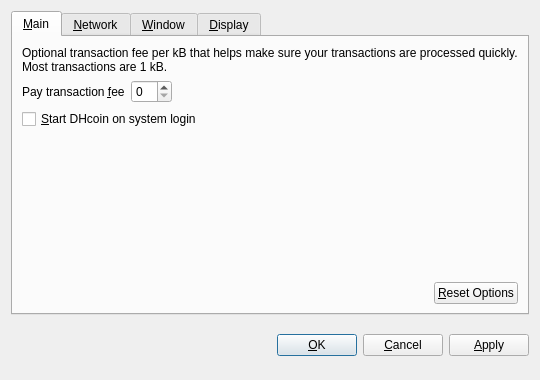
<?xml version="1.0" encoding="UTF-8"?>
<ui version="4.0">
 <class>OptionsDialog</class>
 <widget class="QDialog" name="OptionsDialog">
  <property name="geometry">
   <rect>
    <x>0</x>
    <y>0</y>
    <width>540</width>
    <height>380</height>
   </rect>
  </property>
  <property name="windowTitle">
   <string>Options</string>
  </property>
  <property name="modal">
   <bool>true</bool>
  </property>
  <layout class="QVBoxLayout" name="verticalLayout">
   <item>
    <widget class="QTabWidget" name="tabWidget">
     <property name="tabPosition">
      <enum>QTabWidget::North</enum>
     </property>
     <property name="currentIndex">
      <number>0</number>
     </property>
     <widget class="QWidget" name="tabMain">
      <attribute name="title">
       <string>&amp;Main</string>
      </attribute>
      <layout class="QVBoxLayout" name="verticalLayout_Main">
       <item>
        <widget class="QLabel" name="transactionFeeInfoLabel">
         <property name="text">
          <string>Optional transaction fee per kB that helps make sure your transactions are processed quickly. Most transactions are 1 kB.</string>
         </property>
         <property name="textFormat">
          <enum>Qt::PlainText</enum>
         </property>
         <property name="wordWrap">
          <bool>true</bool>
         </property>
        </widget>
       </item>
       <item>
        <layout class="QHBoxLayout" name="horizontalLayout_1_Main">
         <item>
          <widget class="QLabel" name="transactionFeeLabel">
           <property name="text">
            <string>Pay transaction &amp;fee</string>
           </property>
           <property name="textFormat">
            <enum>Qt::PlainText</enum>
           </property>
           <property name="buddy">
            <cstring>transactionFee</cstring>
           </property>
          </widget>
         </item>
         <item>
          <widget class="BitcoinAmountField" name="transactionFee"/>
         </item>
         <item>
          <spacer name="horizontalSpacer_1_Main">
           <property name="orientation">
            <enum>Qt::Horizontal</enum>
           </property>
           <property name="sizeHint" stdset="0">
            <size>
             <width>40</width>
             <height>20</height>
            </size>
           </property>
          </spacer>
         </item>
        </layout>
       </item>
       <item>
        <widget class="QCheckBox" name="bitcoinAtStartup">
         <property name="toolTip">
          <string>Automatically start DHcoin after logging in to the system.</string>
         </property>
         <property name="text">
          <string>&amp;Start DHcoin on system login</string>
         </property>
        </widget>
       </item>
       <item>
        <spacer name="verticalSpacer_Main">
         <property name="orientation">
          <enum>Qt::Vertical</enum>
         </property>
         <property name="sizeHint" stdset="0">
          <size>
           <width>20</width>
           <height>40</height>
          </size>
         </property>
        </spacer>
       </item>
       <item>
        <layout class="QHBoxLayout" name="horizontalLayout_2_Main">
         <item>
          <spacer name="horizontalSpacer_2_Main">
           <property name="orientation">
            <enum>Qt::Horizontal</enum>
           </property>
           <property name="sizeHint" stdset="0">
            <size>
             <width>40</width>
             <height>20</height>
            </size>
           </property>
          </spacer>
         </item>
         <item>
          <widget class="QPushButton" name="resetButton">
           <property name="toolTip">
            <string>Reset all client options to default.</string>
           </property>
           <property name="text">
            <string>&amp;Reset Options</string>
           </property>
           <property name="autoDefault">
            <bool>false</bool>
           </property>
          </widget>
         </item>
        </layout>
       </item>
      </layout>
     </widget>
     <widget class="QWidget" name="tabNetwork">
      <attribute name="title">
       <string>&amp;Network</string>
      </attribute>
      <layout class="QVBoxLayout" name="verticalLayout_Network">
       <item>
        <widget class="QCheckBox" name="mapPortUpnp">
         <property name="toolTip">
          <string>Automatically open the DHcoin client port on the router. This only works when your router supports UPnP and it is enabled.</string>
         </property>
         <property name="text">
          <string>Map port using &amp;UPnP</string>
         </property>
        </widget>
       </item>
       <item>
        <widget class="QCheckBox" name="connectSocks">
         <property name="toolTip">
          <string>Connect to the DHcoin network through a SOCKS proxy (e.g. when connecting through Tor).</string>
         </property>
         <property name="text">
          <string>&amp;Connect through SOCKS proxy:</string>
         </property>
        </widget>
       </item>
       <item>
        <layout class="QHBoxLayout" name="horizontalLayout_Network">
         <item>
          <widget class="QLabel" name="proxyIpLabel">
           <property name="text">
            <string>Proxy &amp;IP:</string>
           </property>
           <property name="textFormat">
            <enum>Qt::PlainText</enum>
           </property>
           <property name="buddy">
            <cstring>proxyIp</cstring>
           </property>
          </widget>
         </item>
         <item>
          <widget class="QValidatedLineEdit" name="proxyIp">
           <property name="maximumSize">
            <size>
             <width>140</width>
             <height>16777215</height>
            </size>
           </property>
           <property name="toolTip">
            <string>IP address of the proxy (e.g. 127.0.0.1)</string>
           </property>
          </widget>
         </item>
         <item>
          <widget class="QLabel" name="proxyPortLabel">
           <property name="text">
            <string>&amp;Port:</string>
           </property>
           <property name="textFormat">
            <enum>Qt::PlainText</enum>
           </property>
           <property name="buddy">
            <cstring>proxyPort</cstring>
           </property>
          </widget>
         </item>
         <item>
          <widget class="QLineEdit" name="proxyPort">
           <property name="maximumSize">
            <size>
             <width>55</width>
             <height>16777215</height>
            </size>
           </property>
           <property name="toolTip">
            <string>Port of the proxy (e.g. 9050)</string>
           </property>
          </widget>
         </item>
         <item>
          <widget class="QLabel" name="socksVersionLabel">
           <property name="text">
            <string>SOCKS &amp;Version:</string>
           </property>
           <property name="textFormat">
            <enum>Qt::PlainText</enum>
           </property>
           <property name="buddy">
            <cstring>socksVersion</cstring>
           </property>
          </widget>
         </item>
         <item>
          <widget class="QValueComboBox" name="socksVersion">
           <property name="toolTip">
            <string>SOCKS version of the proxy (e.g. 5)</string>
           </property>
          </widget>
         </item>
         <item>
          <spacer name="horizontalSpacer_Network">
           <property name="orientation">
            <enum>Qt::Horizontal</enum>
           </property>
           <property name="sizeHint" stdset="0">
            <size>
             <width>40</width>
             <height>20</height>
            </size>
           </property>
          </spacer>
         </item>
        </layout>
       </item>
       <item>
        <spacer name="verticalSpacer_Network">
         <property name="orientation">
          <enum>Qt::Vertical</enum>
         </property>
         <property name="sizeHint" stdset="0">
          <size>
           <width>20</width>
           <height>40</height>
          </size>
         </property>
        </spacer>
       </item>
      </layout>
     </widget>
     <widget class="QWidget" name="tabWindow">
      <attribute name="title">
       <string>&amp;Window</string>
      </attribute>
      <layout class="QVBoxLayout" name="verticalLayout_Window">
       <item>
        <widget class="QCheckBox" name="minimizeToTray">
         <property name="toolTip">
          <string>Show only a tray icon after minimizing the window.</string>
         </property>
         <property name="text">
          <string>&amp;Minimize to the tray instead of the taskbar</string>
         </property>
        </widget>
       </item>
       <item>
        <widget class="QCheckBox" name="minimizeOnClose">
         <property name="toolTip">
          <string>Minimize instead of exit the application when the window is closed. When this option is enabled, the application will be closed only after selecting Quit in the menu.</string>
         </property>
         <property name="text">
          <string>M&amp;inimize on close</string>
         </property>
        </widget>
       </item>
       <item>
        <spacer name="verticalSpacer_Window">
         <property name="orientation">
          <enum>Qt::Vertical</enum>
         </property>
         <property name="sizeHint" stdset="0">
          <size>
           <width>20</width>
           <height>40</height>
          </size>
         </property>
        </spacer>
       </item>
      </layout>
     </widget>
     <widget class="QWidget" name="tabDisplay">
      <attribute name="title">
       <string>&amp;Display</string>
      </attribute>
      <layout class="QVBoxLayout" name="verticalLayout_Display">
       <item>
        <layout class="QHBoxLayout" name="horizontalLayout_1_Display">
         <item>
          <widget class="QLabel" name="langLabel">
           <property name="text">
            <string>User Interface &amp;language:</string>
           </property>
           <property name="textFormat">
            <enum>Qt::PlainText</enum>
           </property>
           <property name="buddy">
            <cstring>lang</cstring>
           </property>
          </widget>
         </item>
         <item>
          <widget class="QValueComboBox" name="lang">
           <property name="toolTip">
            <string>The user interface language can be set here. This setting will take effect after restarting DHcoin.</string>
           </property>
          </widget>
         </item>
        </layout>
       </item>
       <item>
        <layout class="QHBoxLayout" name="horizontalLayout_2_Display">
         <item>
          <widget class="QLabel" name="unitLabel">
           <property name="text">
            <string>&amp;Unit to show amounts in:</string>
           </property>
           <property name="textFormat">
            <enum>Qt::PlainText</enum>
           </property>
           <property name="buddy">
            <cstring>unit</cstring>
           </property>
          </widget>
         </item>
         <item>
          <widget class="QValueComboBox" name="unit">
           <property name="toolTip">
            <string>Choose the default subdivision unit to show in the interface and when sending coins.</string>
           </property>
          </widget>
         </item>
        </layout>
       </item>
       <item>
        <widget class="QCheckBox" name="displayAddresses">
         <property name="toolTip">
          <string>Whether to show DHcoin addresses in the transaction list or not.</string>
         </property>
         <property name="text">
          <string>&amp;Display addresses in transaction list</string>
         </property>
        </widget>
       </item>
       <item>
        <widget class="QCheckBox" name="coinControlFeatures">
         <property name="toolTip">
          <string>Whether to show coin control features or not.</string>
         </property>
         <property name="text">
          <string>Display coin &amp;control features (experts only!)</string>
         </property>
        </widget>
       </item>
       <item>
        <spacer name="verticalSpacer_Display">
         <property name="orientation">
          <enum>Qt::Vertical</enum>
         </property>
         <property name="sizeHint" stdset="0">
          <size>
           <width>20</width>
           <height>40</height>
          </size>
         </property>
        </spacer>
       </item>
      </layout>
     </widget>
    </widget>
   </item>
   <item>
    <layout class="QHBoxLayout" name="horizontalLayout_Buttons">
     <item>
      <spacer name="horizontalSpacer_1">
       <property name="orientation">
        <enum>Qt::Horizontal</enum>
       </property>
       <property name="sizeHint" stdset="0">
        <size>
         <width>40</width>
         <height>48</height>
        </size>
       </property>
      </spacer>
     </item>
     <item>
      <widget class="QLabel" name="statusLabel">
       <property name="font">
        <font>
         <weight>75</weight>
         <bold>true</bold>
        </font>
       </property>
       <property name="text">
        <string/>
       </property>
       <property name="textFormat">
        <enum>Qt::PlainText</enum>
       </property>
       <property name="wordWrap">
        <bool>true</bool>
       </property>
      </widget>
     </item>
     <item>
      <spacer name="horizontalSpacer_2">
       <property name="orientation">
        <enum>Qt::Horizontal</enum>
       </property>
       <property name="sizeHint" stdset="0">
        <size>
         <width>40</width>
         <height>48</height>
        </size>
       </property>
      </spacer>
     </item>
     <item>
      <widget class="QPushButton" name="okButton">
       <property name="text">
        <string>&amp;OK</string>
       </property>
      </widget>
     </item>
     <item>
      <widget class="QPushButton" name="cancelButton">
       <property name="text">
        <string>&amp;Cancel</string>
       </property>
       <property name="autoDefault">
        <bool>false</bool>
       </property>
      </widget>
     </item>
     <item>
      <widget class="QPushButton" name="applyButton">
       <property name="text">
        <string>&amp;Apply</string>
       </property>
       <property name="autoDefault">
        <bool>false</bool>
       </property>
      </widget>
     </item>
    </layout>
   </item>
  </layout>
 </widget>
 <customwidgets>
  <customwidget>
   <class>BitcoinAmountField</class>
   <extends>QSpinBox</extends>
   <header>bitcoinamountfield.h</header>
  </customwidget>
  <customwidget>
   <class>QValueComboBox</class>
   <extends>QComboBox</extends>
   <header>qvaluecombobox.h</header>
  </customwidget>
  <customwidget>
   <class>QValidatedLineEdit</class>
   <extends>QLineEdit</extends>
   <header>qvalidatedlineedit.h</header>
  </customwidget>
 </customwidgets>
 <resources/>
 <connections/>
</ui>
